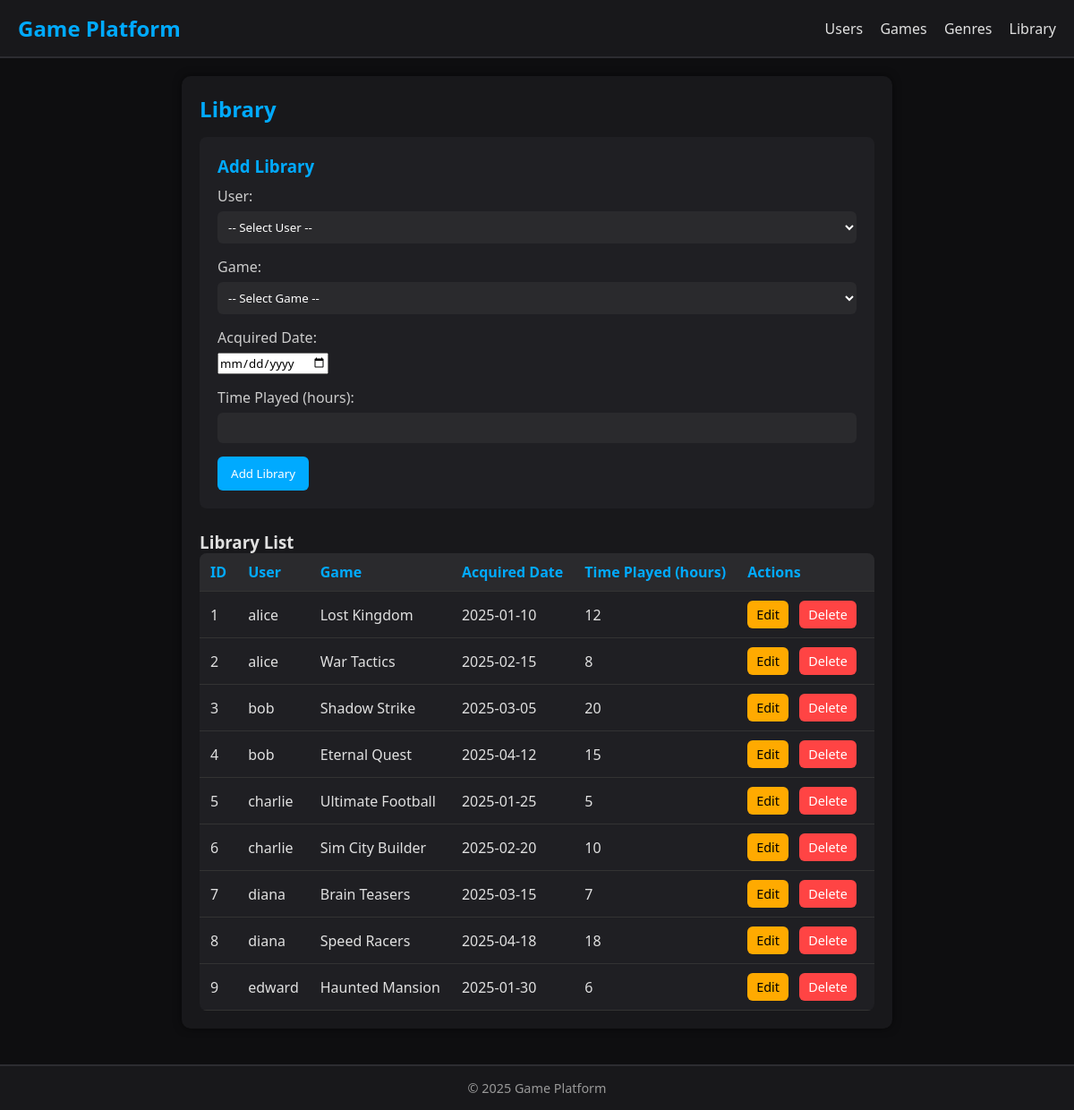
Screenshot of /?page=library with the database file from the repository.
### tables this page shows
CREATE TABLE `library` (
  `id` int(11) NOT NULL,
  `user_id` int(11) NOT NULL,
  `game_id` int(11) NOT NULL,
  `acquired_date` date DEFAULT curdate(),
  `time_played` int(11) DEFAULT 0
);

CREATE TABLE `users` (
  `id` int(11) NOT NULL,
  `username` varchar(50) NOT NULL,
  `password` varchar(255) NOT NULL
);

CREATE TABLE `games` (
  `id` int(11) NOT NULL,
  `title` varchar(150) NOT NULL,
  `price` decimal(10,2) NOT NULL,
  `genre_id` int(11) DEFAULT NULL,
  `developer` varchar(100) DEFAULT NULL
);

### Config/db.php (called while the page is built, shortened)
<?php
class Database {
    private $host = "localhost";
    private $username = "root";
    private $password = "";
    private $dbname = "db_gamelib";
    public function __construct() {
        try {
            $this->conn = new PDO("mysql:host=$this->host;dbname=$this->dbname", $this->username, $this->password);
        } catch (PDOException $e) {
            echo "Connection failed: " . $e->getMessage();
        }
    }
}
?>

### Class/library.php (called while the page is built, shortened)
<?php
require_once 'config/db.php';
class Library {
    private $db;
    public function __construct() {
        $this->db = (new Database())->conn;
    }
    public function getAllLibraries() {
        $query = "SELECT l.*, u.username, g.title
                  FROM library l
                  LEFT JOIN users u ON l.user_id = u.id
                  LEFT JOIN games g ON l.game_id = g.id";
        $stmt = $this->db->prepare($query);
        $stmt->execute();
        return $stmt->fetchAll(PDO::FETCH_ASSOC);
    }
}
?>

### View/Libraries.php (the view, shortened to what this page needs)
<section class="library-section">
    <h2>Library</h2>
    <div class="form-container">
        <h3><?php echo isset($_GET['edit']) ? 'Edit' : 'Add'; ?> Library</h3>
        <form method="POST" action="index.php?page=library">
            <div class="form-group">
                <label for="user_id">User:</label>
                <select id="user_id" name="user_id" required>
                    <option value="">-- Select User --</option>
                </select>
            </div>
            <div class="form-group">
                <label for="game_id">Game:</label>
                <select id="game_id" name="game_id" required>
                    <option value="">-- Select Game --</option>
                </select>
            </div>
            <div class="form-group">
                <label for="acquired_date">Acquired Date:</label>
                <input type="date" id="acquired_date" name="acquired_date" required
                       value="<?php echo isset($editLibrary) ? htmlspecialchars($editLibrary['acquired_date']) : ''; ?>">
            </div>
            <div class="form-group">
                <label for="time_played">Time Played (hours):</label>
                <input type="number" id="time_played" name="time_played" min="0" step="1" required
                       value="<?php echo isset($editLibrary) ? htmlspecialchars($editLibrary['time_played']) : ''; ?>">
            </div>
            <button type="submit" name="<?php echo isset($_GET['edit']) ? 'update_library' : 'add_library'; ?>">
                <?php echo isset($_GET['edit']) ? 'Update' : 'Add'; ?> Library
            </button>
        </form>
    </div>
    <div class="table-container">
        <h3>Library List</h3>
        <?php if (empty($libraryList)): ?>
            <p>No library data found.</p>
        <?php else: ?>
            <table>
                <thead>
                    <tr>
                        <th>ID</th>
                        <th>User</th>
                        <th>Game</th>
                        <th>Acquired Date</th>
                        <th>Time Played (hours)</th>
                        <th>Actions</th>
                    </tr>
                </thead>
                <tbody>
                    <?php foreach ($libraryList as $lib): ?>
                        <tr>
                            <td><?php echo $lib['id']; ?></td>
                            <td><?php echo htmlspecialchars($lib['username']); ?></td>
                            <td><?php echo htmlspecialchars($lib['title']); ?></td>
                            <td><?php echo htmlspecialchars($lib['acquired_date']); ?></td>
                            <td><?php echo htmlspecialchars($lib['time_played']); ?></td>
                            <td class="actions">
                                <a href="?page=library&edit=<?php echo $lib['id']; ?>" class="edit-btn">Edit</a>
                                <a href="?page=library&delete=<?php echo $lib['id']; ?>" class="delete-btn"
                                   onclick="return confirm('Are you sure you want to delete this library record?');">
                                   Delete
                                </a>
                            </td>
                        </tr>
                    <?php endforeach; ?>
                </tbody>
            </table>
        <?php endif; ?>
    </div>
</section>

### style.css (style rules this page uses)
* { box-sizing: border-box; margin: 0; padding: 0; font-family: 'Segoe UI', Tahoma, Geneva, Verdana, sans-serif; }
body { background-color: #0e0e10; color: #e0e0e0; min-height: 100vh; display: flex; flex-direction: column; }
section { background-color: #18181b; padding: 20px; border-radius: 10px; box-shadow: 0 0 10px rgba(0,0,0,0.5); margin-bottom: 20px; }
section h2 { margin-bottom: 15px; color: #00aaff; }
.form-container { margin-bottom: 25px; background: #1f1f23; padding: 20px; border-radius: 8px; }
.form-container h3 { margin-bottom: 10px; color: #00aaff; }
.form-group { margin-bottom: 15px; }
.form-group label { display: block; margin-bottom: 6px; color: #ccc; }
input[type="text"], input[type="number"], input[type="password"], select { width: 100%; padding: 8px; border: none; border-radius: 6px; background-color: #2a2a2d; color: #fff; }
button { background-color: #00aaff; color: #fff; border: none; padding: 10px 15px; border-radius: 6px; cursor: pointer; transition: background 0.2s; }
.table-container { overflow-x: auto; }
table { width: 100%; border-collapse: collapse; background-color: #1f1f23; color: #e0e0e0; border-radius: 8px; overflow: hidden; }
thead { background-color: #2a2a2d; }
th, td { padding: 10px 12px; text-align: left; border-bottom: 1px solid #333; }
th { color: #00aaff; }
.actions a { display: inline-block; margin-right: 8px; text-decoration: none; padding: 6px 10px; border-radius: 6px; font-size: 0.9rem; transition: background 0.2s; }
.edit-btn { background-color: #ffaa00; color: #000; }
.delete-btn { background-color: #ff4444; color: #fff; }

### rows the page displays
library: id "1", user.username "alice", game.title "Lost Kingdom", acquired_date "2025-01-10", time_played "12"
library: id "2", user.username "alice", game.title "War Tactics", acquired_date "2025-02-15", time_played "8"
library: id "3", user.username "bob", game.title "Shadow Strike", acquired_date "2025-03-05", time_played "20"
library: id "4", user.username "bob", game.title "Eternal Quest", acquired_date "2025-04-12", time_played "15"
library: id "5", user.username "charlie", game.title "Ultimate Football", acquired_date "2025-01-25", time_played "5"
library: id "6", user.username "charlie", game.title "Sim City Builder", acquired_date "2025-02-20", time_played "10"
library: id "7", user.username "diana", game.title "Brain Teasers", acquired_date "2025-03-15", time_played "7"
library: id "8", user.username "diana", game.title "Speed Racers", acquired_date "2025-04-18", time_played "18"
library: id "9", user.username "edward", game.title "Haunted Mansion", acquired_date "2025-01-30", time_played "6"
